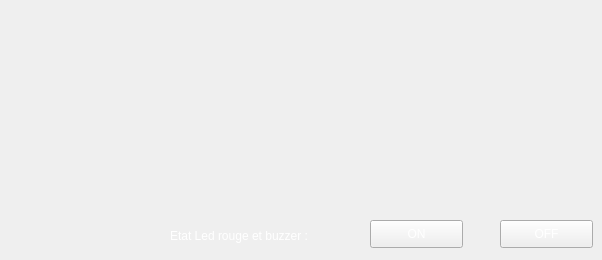
       <widget class="QWidget" name="tab_9">
        <attribute name="title">
         <string>Capteur de Gaz</string>
        </attribute>
        <widget class="QLabel" name="label_89">
         <property name="geometry">
          <rect>
           <x>170</x>
           <y>220</y>
           <width>181</width>
           <height>31</height>
          </rect>
         </property>
         <property name="styleSheet">
          <string notr="true">color: rgb(255, 255, 255);</string>
         </property>
         <property name="text">
          <string>Etat Led rouge et buzzer :</string>
         </property>
        </widget>
        <widget class="QPushButton" name="ON_Cgaz">
         <property name="geometry">
          <rect>
           <x>370</x>
           <y>220</y>
           <width>93</width>
           <height>28</height>
          </rect>
         </property>
         <property name="styleSheet">
          <string notr="true">color: rgb(255, 255, 255);</string>
         </property>
         <property name="text">
          <string>ON</string>
         </property>
        </widget>
        <widget class="QPushButton" name="OFF_Cgaz">
         <property name="geometry">
          <rect>
           <x>500</x>
           <y>220</y>
           <width>93</width>
           <height>28</height>
          </rect>
         </property>
         <property name="styleSheet">
          <string notr="true">color: rgb(255, 255, 255);</string>
         </property>
         <property name="text">
          <string>OFF</string>
         </property>
        </widget>
       </widget>
